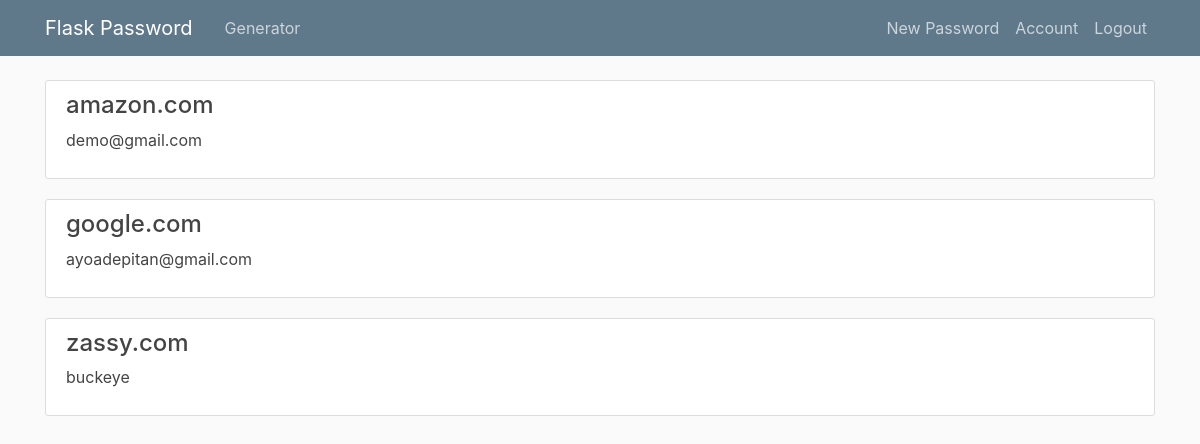
The page /home (signed in) on the database as committed earlier.
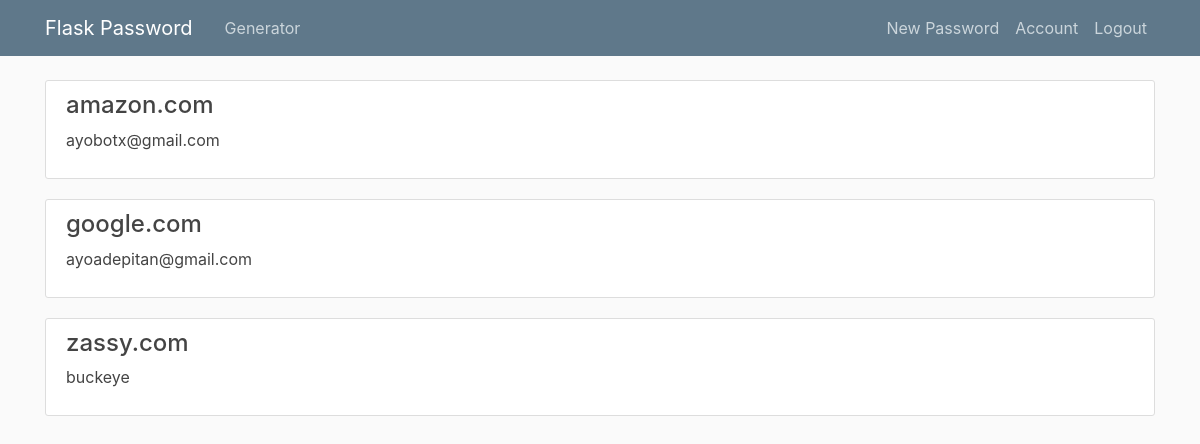
The same page on the database as committed later.
### password/models.py (models this page shows, shortened)
class Password(db.Model):
    id = db.Column(db.Integer, primary_key=True)
    website = db.Column(db.String(120), nullable=False)
    name = db.Column(db.String(120), nullable=False)
    email = db.Column(db.String(120), nullable=True)
    username = db.Column(db.String(60), nullable=True)
    password = db.Column(db.String(60), nullable=False)
    user_id = db.Column(db.Integer, db.ForeignKey('user.id'), nullable=False)

### password/routes.py (the view)
@app.route("/", methods=['GET', 'POST'])
@app.route("/home", methods=['GET', 'POST'])
def home():
    if current_user.is_authenticated:
        user = User.query.filter_by(email=current_user.email).first()
        passwords = Password.query.filter_by(owner=user).order_by(Password.name)
        return render_template('home.html', passwords=passwords, user=user)
    return login()

### password/models.py (called while the page is built)
@login_manager.user_loader
def load_user(user_id):
    return User.query.get(int(user_id))

### password/templates/home.html
{% extends "layout.html" %}
{% block content %}
    {% if current_user.is_authenticated %}
        {% for password in passwords %}
            <article class="media content-section">
                <a class="article-title fill-div" href="{{ url_for('update_password', password_id=password.id) }}">
                    <div class="media-body">
                        <h4>{{ password.name }}</h4>
                        {% if password.email and password.username %}
                            <p class="article-content">{{ password.email }}</p>
                        {% elif password.email %}
                            <p class="article-content">{{ password.email }}</p>
                        {% else %}
                            <p class="article-content">{{ password.username }}</p>
                        {% endif %}
                    </div>
                </a>
            </article>
        {% endfor %}
    {% endif %}
{% endblock content %}

### password/templates/layout.html (shortened to what this page needs)
<!DOCTYPE html>
<html lang="en">
<head>
    <link rel="stylesheet" href="https://stackpath.bootstrapcdn.com/bootstrap/4.3.1/css/bootstrap.min.css">
    <link rel="stylesheet" href="{{ url_for('static', filename='main.css') }}">
</head>
<body>
    <header class="site-header">
        <nav class="navbar navbar-expand-md navbar-dark bg-steel fixed-top">
            <div class="container">
                <a class="navbar-brand mr-4" href="/">Flask Password</a>
                <div class="collapse navbar-collapse" id="navbarToggle">
                    <div class="navbar-nav mr-auto">
                      <a class="nav-item nav-link" href="{{ url_for('generator') }}">Generator</a>
                    </div>
                    <div class="navbar-nav">
                        {% if current_user.is_authenticated %}
                            <a class="nav-item nav-link" href="{{ url_for('new_password') }}">New Password</a>
                            <a class="nav-item nav-link" href="{{ url_for('account') }}">Account</a>
                            <a class="nav-item nav-link" href="{{ url_for('logout') }}">Logout</a>
                        {% else %}
                            <a class="nav-item nav-link" href="{{ url_for('register') }}">Register</a>
                        {% endif %}
                    </div>
                </div>
            </div>
        </nav>
    </header>
    <main role="main" class="container">
        {% block content %}{% endblock %}
    </main>
</body>
</html>

### password/static/main.css (style rules this page uses)
body { background: #fafafa; color: #333333; margin-top: 5rem; }
h1, h2, h3, h4, h5, h6 { color: #444444; }
.bg-steel { background-color: #5f788a; }
.site-header .navbar-nav .nav-link { color: #cbd5db; }
.content-section { background: #ffffff; padding: 10px 20px; border: 1px solid #dddddd; border-radius: 3px; margin-bottom: 20px; }
.article-title { color: #444444; }
.article-content { white-space: pre-line; }
a.fill-div { display: block; height: 100%; width: 100%; text-decoration: none; }

Rows that differ between the two databases and show on the page:
changed Password "amazon.com": email "demo@gmail.com" → "ayobotx@gmail.com"
